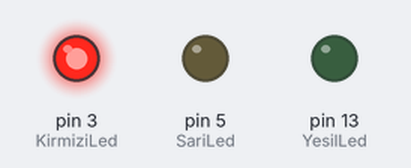
The sketch below on a simulated Arduino Uno, built with avr-gcc and run on an emulated ATmega328P. Shown: output pins drawn as LEDs (lit = HIGH).

Above: at 5.0 s.
At 16.0 s:
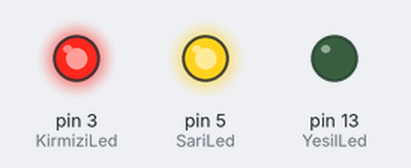
At 24.5 s:
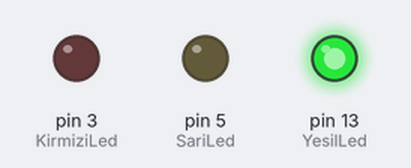
Timing chart, 0 to 35.1 s (numbered marks = the images above):
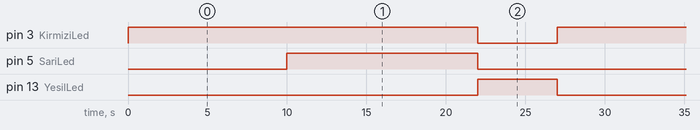

The sketch:

Arduino__dev2.ino
```cpp
int KirmiziLed=3;
int SariLed=5;
int YesilLed=13;

void setup() {
pinMode(KirmiziLed, OUTPUT);
pinMode(SariLed, OUTPUT);
pinMode(YesilLed,OUTPUT);
}

void loop() {
digitalWrite(KirmiziLed, HIGH);
digitalWrite(SariLed, LOW);
digitalWrite(YesilLed,LOW);
delay(10000);
digitalWrite(KirmiziLed, HIGH);
digitalWrite(SariLed, HIGH);
digitalWrite(YesilLed,LOW);
delay(10000);
digitalWrite(KirmiziLed,HIGH);
digitalWrite(SariLed,HIGH);
digitalWrite(YesilLed,LOW);
delay(2000);
digitalWrite(KirmiziLed,LOW);
digitalWrite(SariLed,LOW);
digitalWrite(YesilLed,HIGH);
delay(5000);
}
```

Measured:
- by itself, pin 3 (KirmiziLed): alternates HIGH for 22.0 s and LOW for 5.0 s
- by itself, pin 5 (SariLed): alternates HIGH for 12.0 s and LOW for 15.0 s
- by itself, pin 13 (YesilLed): alternates HIGH for 5.0 s and LOW for 22.0 s
